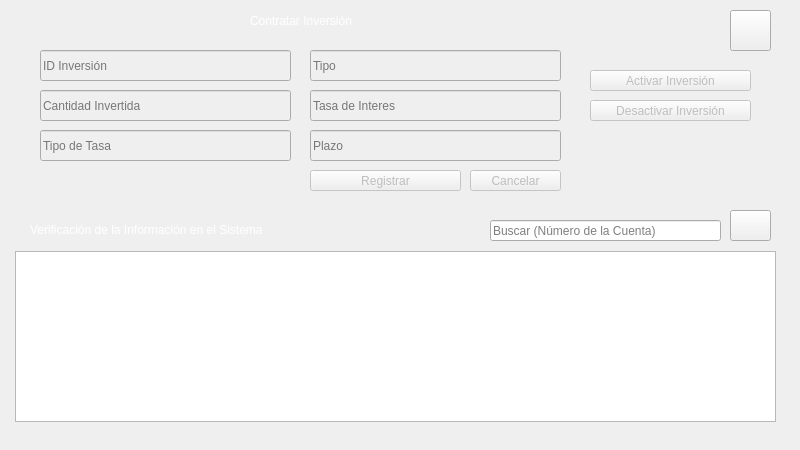
      <widget class="QWidget" name="tab_10">
       <attribute name="title">
        <string>Inversiones</string>
       </attribute>
       <widget class="QLabel" name="label1013_4">
        <property name="geometry">
         <rect>
          <x>0</x>
          <y>0</y>
          <width>791</width>
          <height>441</height>
         </rect>
        </property>
        <property name="styleSheet">
         <string notr="true">border-image: url(:/imagenes/negro3.png);</string>
        </property>
        <property name="text">
         <string/>
        </property>
       </widget>
       <widget class="QLineEdit" name="BuscarInversionCuentalineEdit">
        <property name="geometry">
         <rect>
          <x>490</x>
          <y>220</y>
          <width>231</width>
          <height>21</height>
         </rect>
        </property>
        <property name="styleSheet">
         <string notr="true">font: 63 9pt &quot;Yu Gothic UI Semibold&quot;;
font: 13pt &quot;MS Shell Dlg 2&quot;;</string>
        </property>
        <property name="placeholderText">
         <string>Buscar (Número de la Cuenta)</string>
        </property>
       </widget>
       <widget class="QPushButton" name="BuscarcuentaInversionPushButton">
        <property name="geometry">
         <rect>
          <x>730</x>
          <y>210</y>
          <width>41</width>
          <height>31</height>
         </rect>
        </property>
        <property name="styleSheet">
         <string notr="true">border-image: url(:/imagenes/Buscar1.png);</string>
        </property>
        <property name="text">
         <string/>
        </property>
       </widget>
       <widget class="QLabel" name="label1017_4">
        <property name="geometry">
         <rect>
          <x>250</x>
          <y>10</y>
          <width>121</width>
          <height>21</height>
         </rect>
        </property>
        <property name="styleSheet">
         <string notr="true">font: 10pt &quot;MS Shell Dlg 2&quot;;
color: rgb(255, 255, 255);</string>
        </property>
        <property name="text">
         <string>Contratar Inversión</string>
        </property>
       </widget>
       <widget class="QLineEdit" name="IDInversionlineEdit">
        <property name="enabled">
         <bool>false</bool>
        </property>
        <property name="geometry">
         <rect>
          <x>40</x>
          <y>50</y>
          <width>251</width>
          <height>31</height>
         </rect>
        </property>
        <property name="styleSheet">
         <string notr="true">font: 63 9pt &quot;Yu Gothic UI Semibold&quot;;
font: 13pt &quot;MS Shell Dlg 2&quot;;</string>
        </property>
        <property name="placeholderText">
         <string>ID Inversión</string>
        </property>
       </widget>
       <widget class="QLineEdit" name="TipoInversionlineEdit">
        <property name="enabled">
         <bool>false</bool>
        </property>
        <property name="geometry">
         <rect>
          <x>310</x>
          <y>50</y>
          <width>251</width>
          <height>31</height>
         </rect>
        </property>
        <property name="styleSheet">
         <string notr="true">font: 63 9pt &quot;Yu Gothic UI Semibold&quot;;
font: 13pt &quot;MS Shell Dlg 2&quot;;</string>
        </property>
        <property name="placeholderText">
         <string>Tipo</string>
        </property>
       </widget>
       <widget class="QLineEdit" name="CantidadInvertidaInversionlineEdit">
        <property name="enabled">
         <bool>false</bool>
        </property>
        <property name="geometry">
         <rect>
          <x>40</x>
          <y>90</y>
          <width>251</width>
          <height>31</height>
         </rect>
        </property>
        <property name="styleSheet">
         <string notr="true">font: 63 9pt &quot;Yu Gothic UI Semibold&quot;;
font: 13pt &quot;MS Shell Dlg 2&quot;;</string>
        </property>
        <property name="placeholderText">
         <string>Cantidad Invertida</string>
        </property>
       </widget>
       <widget class="QLineEdit" name="TasaInteresInversionlineEdit">
        <property name="enabled">
         <bool>false</bool>
        </property>
        <property name="geometry">
         <rect>
          <x>310</x>
          <y>90</y>
          <width>251</width>
          <height>31</height>
         </rect>
        </property>
        <property name="styleSheet">
         <string notr="true">font: 63 9pt &quot;Yu Gothic UI Semibold&quot;;
font: 13pt &quot;MS Shell Dlg 2&quot;;</string>
        </property>
        <property name="placeholderText">
         <string>Tasa de Interes</string>
        </property>
       </widget>
       <widget class="QLineEdit" name="TipoTasaInversionlineEdit">
        <property name="enabled">
         <bool>false</bool>
        </property>
        <property name="geometry">
         <rect>
          <x>40</x>
          <y>130</y>
          <width>251</width>
          <height>31</height>
         </rect>
        </property>
        <property name="styleSheet">
         <string notr="true">font: 63 9pt &quot;Yu Gothic UI Semibold&quot;;
font: 13pt &quot;MS Shell Dlg 2&quot;;</string>
        </property>
        <property name="placeholderText">
         <string notr="true">Tipo de Tasa</string>
        </property>
       </widget>
       <widget class="QLineEdit" name="PlazoInversionlineEdit">
        <property name="enabled">
         <bool>false</bool>
        </property>
        <property name="geometry">
         <rect>
          <x>310</x>
          <y>130</y>
          <width>251</width>
          <height>31</height>
         </rect>
        </property>
        <property name="styleSheet">
         <string notr="true">font: 63 9pt &quot;Yu Gothic UI Semibold&quot;;
font: 13pt &quot;MS Shell Dlg 2&quot;;</string>
        </property>
        <property name="placeholderText">
         <string notr="true">Plazo</string>
        </property>
       </widget>
       <widget class="QPushButton" name="AgregarInversionpushButton">
        <property name="enabled">
         <bool>false</bool>
        </property>
        <property name="geometry">
         <rect>
          <x>310</x>
          <y>170</y>
          <width>151</width>
          <height>21</height>
         </rect>
        </property>
        <property name="styleSheet">
         <string notr="true">font: 63 9pt &quot;Yu Gothic UI Semibold&quot;;
font: 13pt &quot;MS Shell Dlg 2&quot;;</string>
        </property>
        <property name="text">
         <string>Registrar</string>
        </property>
       </widget>
       <widget class="QPushButton" name="CancelarInversionpushButton">
        <property name="enabled">
         <bool>false</bool>
        </property>
        <property name="geometry">
         <rect>
          <x>470</x>
          <y>170</y>
          <width>91</width>
          <height>21</height>
         </rect>
        </property>
        <property name="styleSheet">
         <string notr="true">font: 63 9pt &quot;Yu Gothic UI Semibold&quot;;
font: 13pt &quot;MS Shell Dlg 2&quot;;</string>
        </property>
        <property name="text">
         <string>Cancelar</string>
        </property>
       </widget>
       <widget class="QLabel" name="label1014_4">
        <property name="geometry">
         <rect>
          <x>30</x>
          <y>220</y>
          <width>261</width>
          <height>20</height>
         </rect>
        </property>
        <property name="styleSheet">
         <string notr="true">font: 10pt &quot;MS Shell Dlg 2&quot;;
color: rgb(255, 255, 255);</string>
        </property>
        <property name="text">
         <string>Verificación de la Información en el Sistema</string>
        </property>
       </widget>
       <widget class="QTableView" name="InversiontableView">
        <property name="geometry">
         <rect>
          <x>15</x>
          <y>251</y>
          <width>761</width>
          <height>171</height>
         </rect>
        </property>
       </widget>
       <widget class="QPushButton" name="ActivarInversionpushButton">
        <property name="enabled">
         <bool>false</bool>
        </property>
        <property name="geometry">
         <rect>
          <x>590</x>
          <y>70</y>
          <width>161</width>
          <height>21</height>
         </rect>
        </property>
        <property name="styleSheet">
         <string notr="true">font: 63 9pt &quot;Yu Gothic UI Semibold&quot;;
font: 13pt &quot;MS Shell Dlg 2&quot;;</string>
        </property>
        <property name="text">
         <string>Activar Inversión</string>
        </property>
       </widget>
       <widget class="QPushButton" name="DesactivarInversionpushButton">
        <property name="enabled">
         <bool>false</bool>
        </property>
        <property name="geometry">
         <rect>
          <x>590</x>
          <y>100</y>
          <width>161</width>
          <height>21</height>
         </rect>
        </property>
        <property name="styleSheet">
         <string notr="true">font: 63 9pt &quot;Yu Gothic UI Semibold&quot;;
font: 13pt &quot;MS Shell Dlg 2&quot;;</string>
        </property>
        <property name="text">
         <string>Desactivar Inversión</string>
        </property>
       </widget>
       <widget class="QPushButton" name="AyudaInversionpushButton">
        <property name="geometry">
         <rect>
          <x>730</x>
          <y>10</y>
          <width>41</width>
          <height>41</height>
         </rect>
        </property>
        <property name="styleSheet">
         <string notr="true">border-image: url(:/imagenes/ayuda.png);</string>
        </property>
        <property name="text">
         <string/>
        </property>
       </widget>
      </widget>
